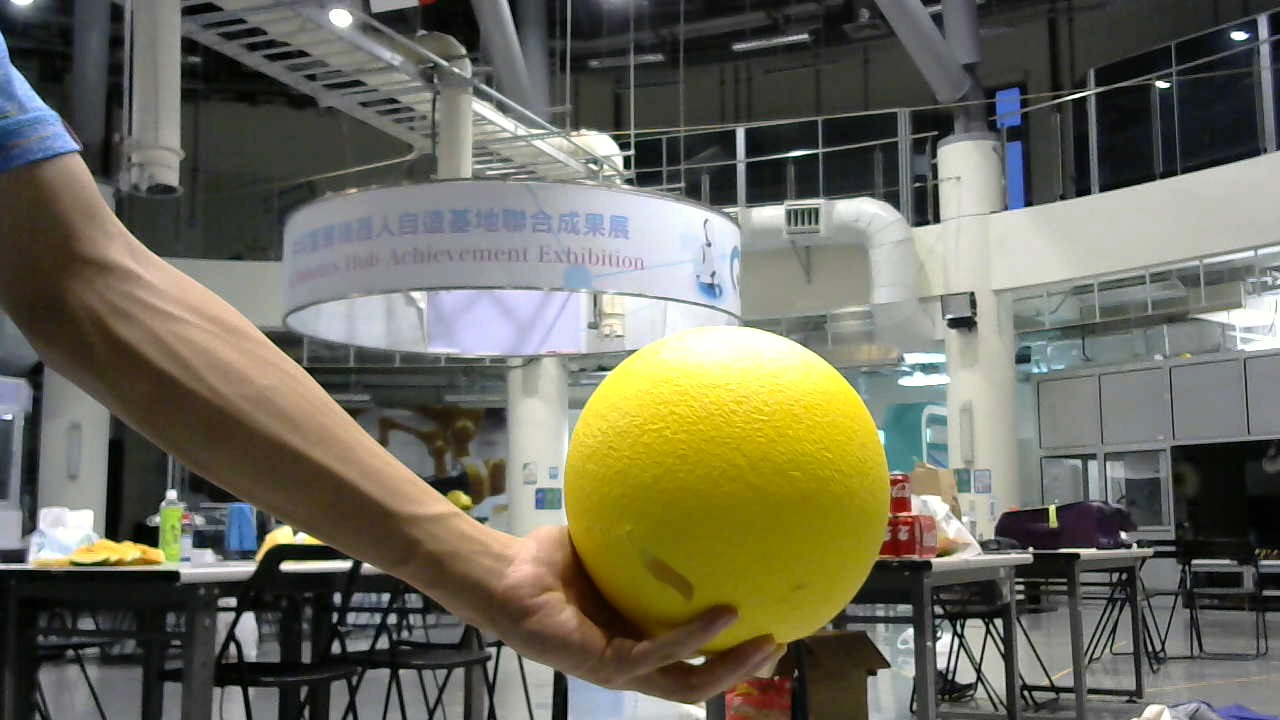
#> input picture RaspberryPi/WIN_20200809_18_44_24_Pro.jpg, 1280 x 720 px, given in place of the camera
$ python Canny_Edge_detection.py
#> lines starting #> are read from the running program, lines starting #| are printed output that depends on the picture; after the words box and inside, x2 and y2 are one past the last pixel; in counts of white or black regions, pixels touching at a corner belong together
import cv2
import numpy as np

cap = cv2.VideoCapture(0)

while(1):

    _, frame = cap.read()
#> frame is the input picture: shape (720, 1280, 3); mean B, G, R 92.8, 107.4, 109.3
    hsv = cv2.cvtColor(frame, cv2.COLOR_BGR2HSV)
#> hsv: shape (720, 1280, 3); mean H, S, V 54.4, 58, 114.6

    lower_red = np.array([30,150,50])
    upper_red = np.array([255,255,180])

    mask = cv2.inRange(hsv, lower_red, upper_red)
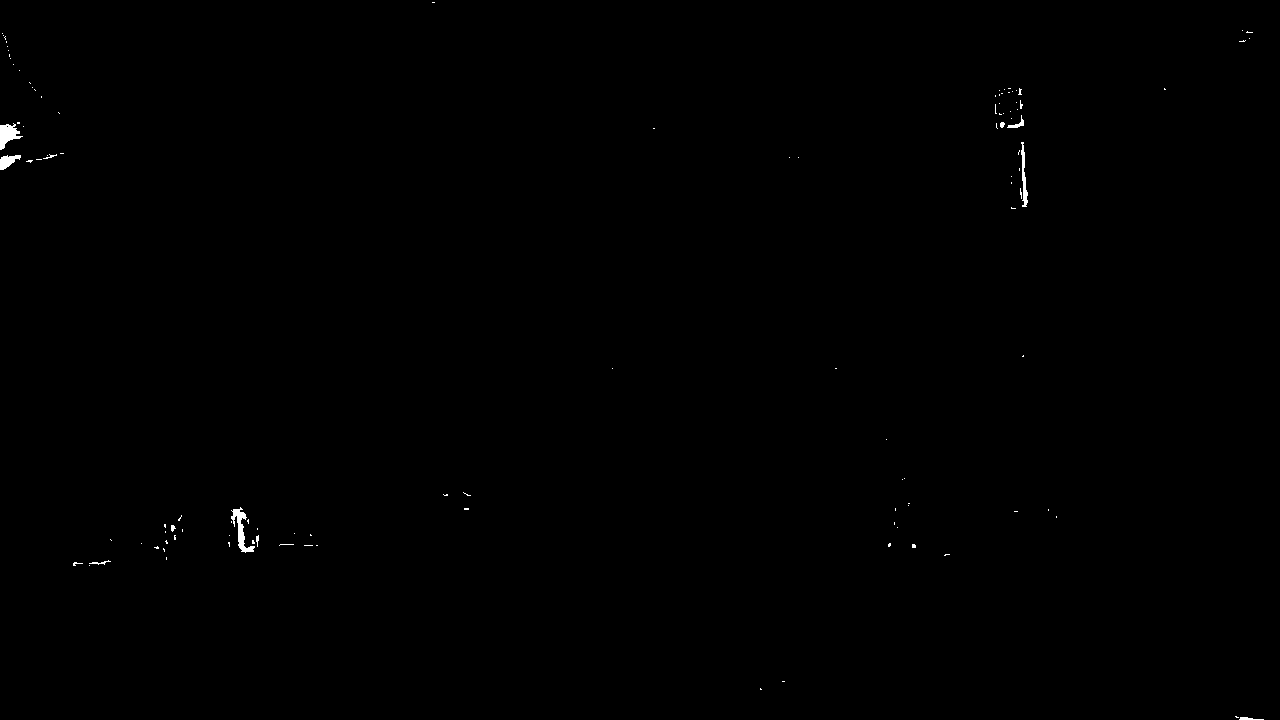
#> mask: shape (720, 1280); 0.19% white; 114 white regions (103 under 20 px), largest, box (x1, y1, x2, y2) and area: (231, 507, 255, 553) 358, (0, 123, 23, 150) 323, (1021, 142, 1028, 207) 213
    res = cv2.bitwise_and(frame,frame, mask= mask)

    cv2.imshow('Original',frame)
    edges = cv2.Canny(frame,100,200)
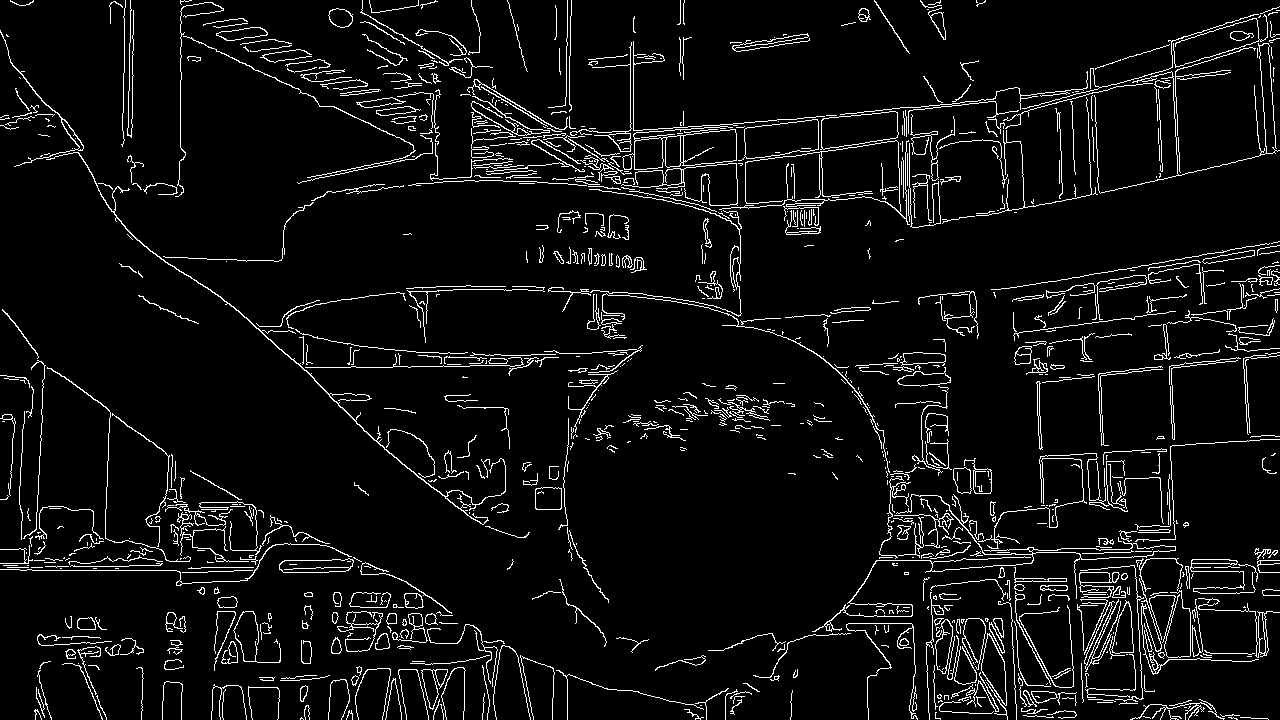
#> edges: shape (720, 1280); 6% white in thin lines or dots
    cv2.imshow('Edges',edges)

    k = cv2.waitKey(5) & 0xFF
#> (key Esc is pressed here)
    if k == 27:
        break

cv2.destroyAllWindows()
cap.release()
